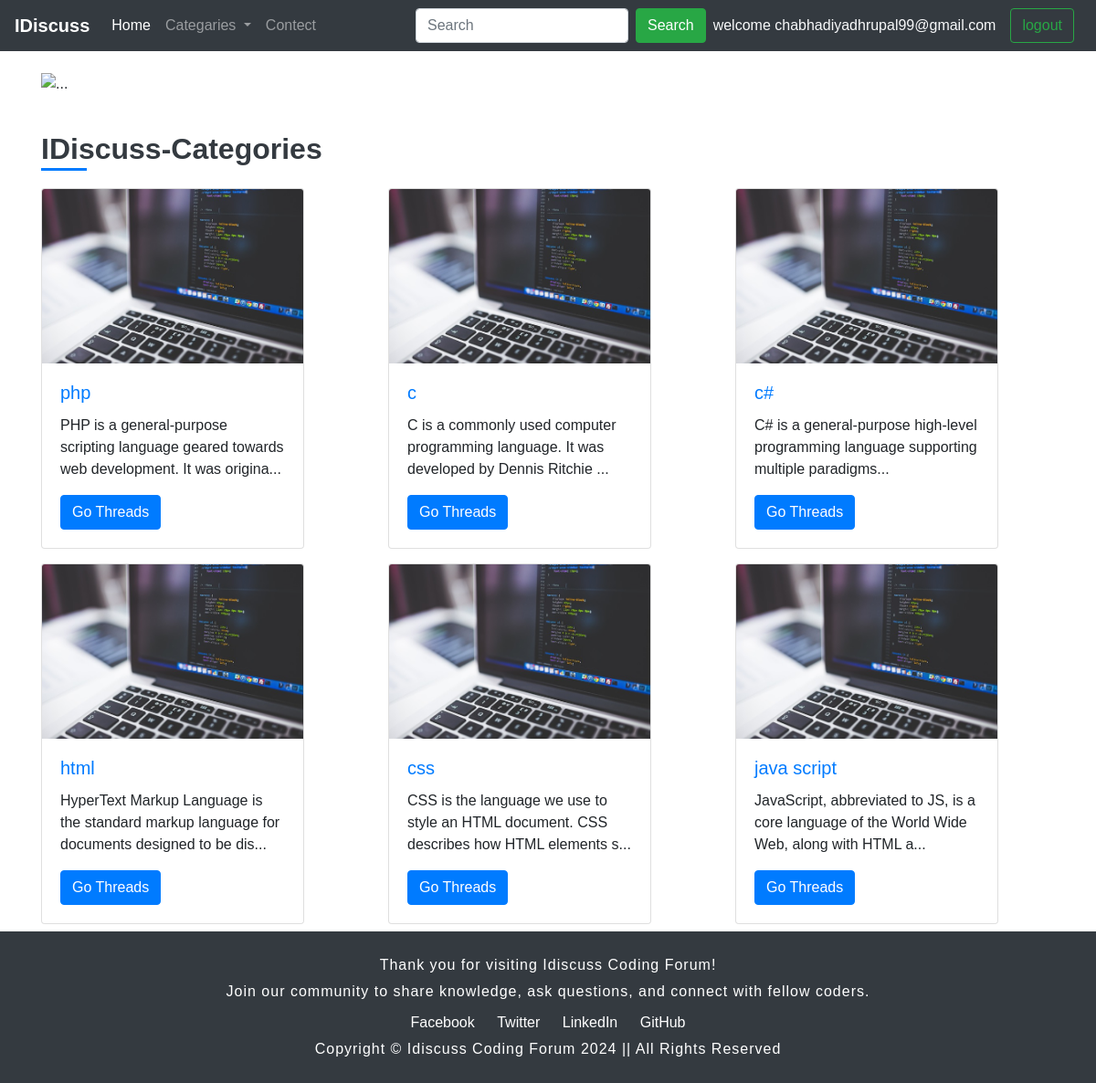
The app's page /Forum/test.php (signed in) with its own data.
### tables this page shows
CREATE TABLE `categories` (
  `categories_id` int(11) NOT NULL,
  `categories_name` varchar(255) NOT NULL,
  `categories_discription` text NOT NULL,
  `CreateTime` datetime NOT NULL DEFAULT current_timestamp()
);

### Forum/test.php (the view, shortened to what this page needs)
<!doctype html>
<html lang="en">
<head>
    <link rel="stylesheet" href="https://cdn.jsdelivr.net/npm/bootstrap@4.5.3/dist/css/bootstrap.min.css"
>
</head>
<body>
    <?php include 'Partials/Connect.php'?>
    <?php include "partials/_Header.php" ?>
    <div class="container my-4">
        <div id="carouselExampleControls" class="carousel slide" data-ride="carousel">
            <div class="carousel-inner">
                <div class="carousel-item active">
                    <img src="https://images.unsplash.com/photo-1667372393086-9d4001d51cf1?w=1000&auto=format&fit=crop&q=60&ixlib=rb-4.0.3&ixid=M3wxMjA3fDB8MHxzZWFyY2h8MTIzfHxwaHAlMjBkZXZlbG9wZXJ8ZW58MHx8MHx8fDA%3D"
                        class="d-block w-100" alt="...">
                </div>
            </div>
            <a class="carousel-control-prev" href="#carouselExampleControls" role="button" data-slide="prev">
                <span class="carousel-control-prev-icon" aria-hidden="true"></span>
            </a>
            <a class="carousel-control-next" href="#carouselExampleControls" role="button" data-slide="next">
                <span class="carousel-control-next-icon" aria-hidden="true"></span>
            </a>
        </div>
    </div>
    <div class="container">
        <h2 class="text-center my-3">IDiscuss-Categories</h2>
        <div class="row">
            <?php
            $sql = "SELECT * FROM `categories`";
            $result = mysqli_query($conn, $sql);
            while ($row = mysqli_fetch_assoc($result)) {
                $catid = $row['categories_id'];
                $cat = $row['categories_name'];
                $desc = $row['categories_discription'];
                echo '<div class="col-md-4">
                    <div class="card my-2" style="width: 18rem;">
                        <img src="images/threads.jpg"
                            class="card-img-top" alt="...">
                        <div class="card-body">
                            <h5 class="card-title"><a href="Threadlist.php?catid=' . $catid . '">' . $cat . '</a></h5>
                            <p class="card-text">' . substr($desc, 0, 90) . '...</p>
                            <a href="Threadlist.php?catid=' . $catid . '" class="btn btn-primary">Go Threads</a>
                        </div>
                    </div>
                </div>';
            }
            ?>
        </div>
    </div>
    <?php include "partials/_Footer.php" ?>
</body>
</html>

### Forum/test.php (style rules this page uses)
.carousel-item img { transition: transform 0.5s ease; }
.card { transition: transform 0.3s ease, box-shadow 0.3s ease; }
h2 { position: relative; display: inline-block; color: #343a40; font-weight: bold; margin-bottom: 20px; }
h2::after { content: ""; display: block; width: 50px; height: 3px; background: #007bff; position: absolute; left: 0; bottom: -5px; transition: width 0.3s ease; }

### Forum/Partials/_Footer.php (style rules this page uses)
body { margin: 0; font-family: Arial, sans-serif; display: flex; flex-direction: column; min-height: 100vh; }

### records on screen
categories: categories_name "php", categories_discription "PHP is a general-purpose scripting language geared towards web development. It was origina"
categories: categories_name "c", categories_discription "C is a commonly used computer programming language. It was developed by Dennis Ritchie"
categories: categories_name "c#", categories_discription "C# is a general-purpose high-level programming language supporting multiple paradigms"
categories: categories_name "html", categories_discription "HyperText Markup Language is the standard markup language for documents designed to be dis"
categories: categories_name "css", categories_discription "CSS is the language we use to style an HTML document. CSS describes how HTML elements s"
categories: categories_name "java script", categories_discription "JavaScript, abbreviated to JS, is a core language of the World Wide Web, along with HTML a"

### other values on screen
$_SESSION['useremail'] "chabhadiyadhrupal99@gmail.com"
